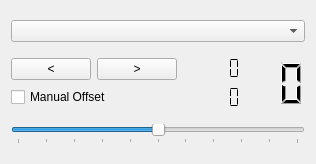
<?xml version="1.0" encoding="UTF-8"?>
<ui version="4.0">
 <class>MainWidget</class>
 <widget class="QWidget" name="MainWidget">
  <property name="geometry">
   <rect>
    <x>0</x>
    <y>0</y>
    <width>316</width>
    <height>164</height>
   </rect>
  </property>
  <property name="sizePolicy">
   <sizepolicy hsizetype="Preferred" vsizetype="MinimumExpanding">
    <horstretch>0</horstretch>
    <verstretch>0</verstretch>
   </sizepolicy>
  </property>
  <property name="windowTitle">
   <string>Form</string>
  </property>
  <layout class="QGridLayout" name="gridLayout_3">
   <item row="0" column="0" colspan="2">
    <widget class="QComboBox" name="deviceCombo"/>
   </item>
   <item row="1" column="0">
    <layout class="QGridLayout" name="gridLayout_2">
     <item row="1" column="0" colspan="2">
      <widget class="QCheckBox" name="manualOffsetCheck">
       <property name="text">
        <string>Manual Offset</string>
       </property>
      </widget>
     </item>
     <item row="0" column="1">
      <widget class="QPushButton" name="nexStepButton">
       <property name="text">
        <string>&gt;</string>
       </property>
      </widget>
     </item>
     <item row="0" column="0">
      <widget class="QPushButton" name="prevStepButton">
       <property name="text">
        <string>&lt;</string>
       </property>
      </widget>
     </item>
    </layout>
   </item>
   <item row="1" column="1">
    <layout class="QGridLayout" name="gridLayout">
     <item row="0" column="0">
      <widget class="QLCDNumber" name="cvInfo">
       <property name="frameShape">
        <enum>QFrame::NoFrame</enum>
       </property>
       <property name="segmentStyle">
        <enum>QLCDNumber::Flat</enum>
       </property>
      </widget>
     </item>
     <item row="1" column="0">
      <widget class="QLCDNumber" name="offsetInfo">
       <property name="frameShape">
        <enum>QFrame::NoFrame</enum>
       </property>
       <property name="frameShadow">
        <enum>QFrame::Plain</enum>
       </property>
       <property name="segmentStyle">
        <enum>QLCDNumber::Flat</enum>
       </property>
      </widget>
     </item>
     <item row="0" column="1" rowspan="2">
      <widget class="QLCDNumber" name="stepInfo">
       <property name="frameShape">
        <enum>QFrame::NoFrame</enum>
       </property>
       <property name="frameShadow">
        <enum>QFrame::Plain</enum>
       </property>
       <property name="digitCount">
        <number>2</number>
       </property>
       <property name="segmentStyle">
        <enum>QLCDNumber::Filled</enum>
       </property>
      </widget>
     </item>
    </layout>
   </item>
   <item row="2" column="0" colspan="2">
    <widget class="QSlider" name="cvOffsetSlider">
     <property name="enabled">
      <bool>true</bool>
     </property>
     <property name="minimum">
      <number>-50</number>
     </property>
     <property name="maximum">
      <number>50</number>
     </property>
     <property name="orientation">
      <enum>Qt::Horizontal</enum>
     </property>
     <property name="invertedAppearance">
      <bool>false</bool>
     </property>
     <property name="tickPosition">
      <enum>QSlider::TicksBelow</enum>
     </property>
     <property name="tickInterval">
      <number>10</number>
     </property>
    </widget>
   </item>
  </layout>
 </widget>
 <resources/>
 <connections/>
</ui>
